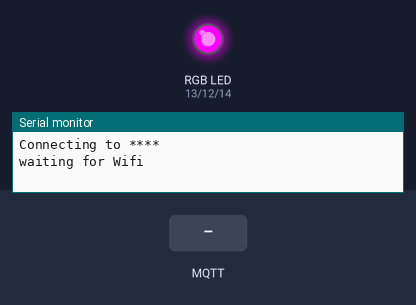
Simulated run of this sketch. Board: ESP8266 (NodeMCU). Parts: an RGB LED mixed from three pins (HIGH = lit), the last lines printed to the serial monitor. The test bench sets the inputs (shaded band). WiFi joins after 1.5 s; servers stay silent unless stated; no MQTT or app messages arrive unless stated.

Above: at 0.1 s.
At 2.01 s:
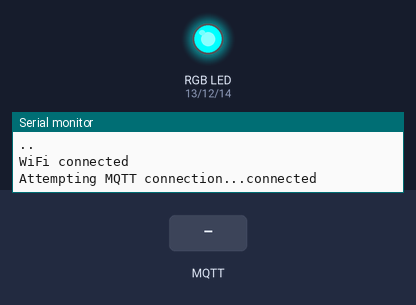
At 3.2 s:
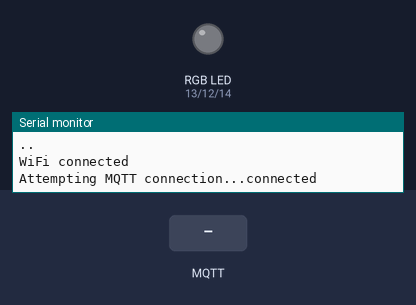
3.3 s: MQTT message "0" arrives on the first subscribed topic
Timing chart, 0 to 6.3 s (numbered marks = the images above; inputs shaded):
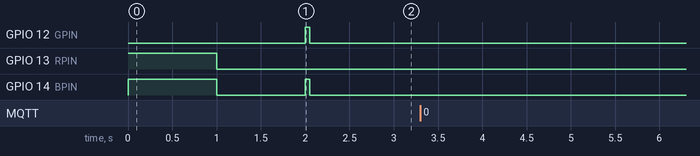

The sketch:

LucyBootsInstructables_v4.ino
```cpp
// (licence header left out)
#include <ESP8266WiFi.h>
#include <PubSubClient.h>
// remember to change MQTT_KEEPALIVE to 60 in the header file {arduino installation}/libraries/PubSubClient/src/PubsSubClient.h


/////////////////////////////////////////////////////////////////////////////////////////////

// Update these with values suitable for your network.
const char* wifi_ssid = "****";
const char* wifi_password = "****";


// update this with the Broker address from IBM Watson IoT Platform
#define BROKER "{org_id}.messaging.internetofthings.ibmcloud.com"
// update this with the Client ID in the format d:{org_id}:{device_type}:{device_id}
#define CLIENTID "d:{org_id}:{device_type}:{device_id}"
// update this with the authentcation token
#define PASSWORD "****"

/////////////////////////////////////////////////////////////////////////////////////////////

// RGB pins for the LEDs
#define GPIN 12
#define RPIN 13
#define BPIN 14


// subscribe to this for commands:
#define COMMAND_TOPIC "iot-2/cmd/command/fmt/text"

WiFiClient espClient;
PubSubClient client(espClient);

// flashes this colour when connecting to wifi:
static uint32_t wifi_colour = 0x400040; // magenta
// flashes this colour when connecting to MQTT:
static uint32_t mqtt_colour = 0x004040; // cyan


void setup() {

  Serial.begin(9600);

  pinMode(RPIN, OUTPUT);
  pinMode(GPIN, OUTPUT);
  pinMode(BPIN, OUTPUT);

  setup_wifi();
  client.setServer(BROKER, 1883);
  client.setCallback(callback);
}


void setup_wifi() {

  // connecting to wifi
  set_colour(wifi_colour);

  // Start by connecting to the WiFi network
  Serial.println();
  Serial.print("Connecting to ");
  Serial.println(wifi_ssid);

  WiFi.mode(WIFI_STA);
  WiFi.begin(wifi_ssid, wifi_password);

  wait_for_wifi();

}


void wait_for_wifi()
{

  Serial.println("waiting for Wifi");

  // connecting to wifi colour
  set_colour(wifi_colour);

  while (WiFi.status() != WL_CONNECTED) {
    delay(1000);
    toggle_colour();
    Serial.print(".");
  }
  Serial.println("");
  Serial.println("WiFi connected");
}


void callback(char* topic, byte* payload, unsigned int length) {
  char content[10];

  // #rrggbb

  Serial.print("Message arrived: ");

  if (length != 7)
  {
    Serial.print("expected 7 bytes, got ");
    Serial.println(length);
  }
  else
  {
    content[7] = '\0';

    Serial.print("'");
    Serial.print((char *)payload);
    Serial.println("'");

    // "+1" to skip over the '#'
    strcpy(content, (char *)(payload+1));

    // convert the hex number to decimal
    uint32_t value = strtol(content, 0, 16);

    set_colour(value);
  }
}


void reconnect() {
  boolean first = true;

  // Loop until we're reconnected to the broker
  while (!client.connected()) {

    if (WiFi.status() != WL_CONNECTED) {
      wait_for_wifi();
      first = true;
    }

    Serial.print("Attempting MQTT connection...");
    if (first) {
      // now we're on wifi, show connecting to MQTT colour
      set_colour(mqtt_colour);
      first = false;
    }

    // Attempt to connect
    if (client.connect(CLIENTID, "use-token-auth", PASSWORD)) {
      Serial.println("connected");
    }
    else {
      Serial.print("failed, rc=");
      Serial.print(client.state());

      toggle_colour();
    }
  }

  set_colour(0); // Turn off LEDs when connected (black)

  // subscribe to the command topic
  client.subscribe(COMMAND_TOPIC);
}


void loop() {

  if (!client.connected()) {
    reconnect();
  }

  // service the MQTT client
  client.loop();

}

// We use this variable to save the current LED colour
// so we can read it back with get_rgb. This is used
// when toggling to find out if the LED is black or
// a colour so it can be set to the opposite thing.
static uint32_t colour_now;

/*
 * Set colour of RGB LED connected to PWM pins.
 */
void set_rgb(uint32_t colour)
{
  uint32_t r,g,b;

  colour_now = colour;

  r = (colour & 0xFF0000) >> 16;
  g = (colour & 0x00FF00) >> 8;
  b = (colour & 0x0000FF);

  // Huzzah PWM goes to 1024, not 255, so multiply values by 4
  analogWrite(RPIN, r*4);
  analogWrite(GPIN, g*4);
  analogWrite(BPIN, b*4);
}

uint32_t get_rgb(void)
{
  return colour_now;
}

// We use this for toggling. It stores what colour
// the LED used to be before we set it to black (off)
static uint32_t current_LED = 0x000000; // black


void set_colour(uint32_t colour)
{

  current_LED = colour;
  set_rgb(colour);
}


void toggle_colour() {

  // find out what colour it is
  if (get_rgb() == 0)
  {
    // if it's black, set it to the stored colour
    set_rgb(current_LED);
  }
  else
  {
    // otherwise set it to black
    set_rgb(0);
  }
}
```
